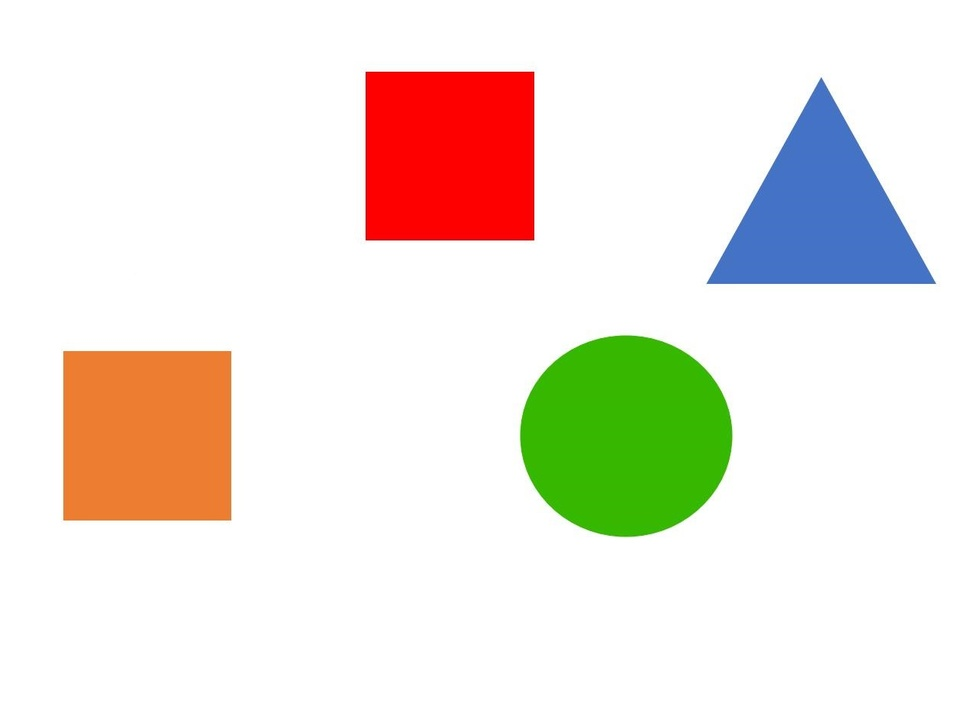
#> input picture TASK 2/Image1.jpg, 977 x 722 px, shrunk from 1280 x 946 before the run, given in place of the camera
$ python priyanka_task3.py
#> lines starting #> are read from the running program, lines starting #| are printed output that depends on the picture; after the words box and inside, x2 and y2 are one past the last pixel; in counts of white or black regions, pixels touching at a corner belong together
import cv2
import numpy as np
def nothing(x):
    pass
cap=cv2.VideoCapture(0)
cv2.namedWindow("Tracking")
cv2.createTrackbar("LH","Tracking",0,255,nothing)
#> slider 'LH' is set to 51
cv2.createTrackbar("LS","Tracking",0,255,nothing)
#> slider 'LS' is set to 51
cv2.createTrackbar("LV","Tracking",0,255,nothing)
#> slider 'LV' is set to 51
cv2.createTrackbar("UH","Tracking",255,255,nothing)
cv2.createTrackbar("US","Tracking",255,255,nothing)
cv2.createTrackbar("UV","Tracking",255,255,nothing)
while(1):
    ret,frame=cap.read()
#> frame is the input picture: shape (722, 977, 3); mean B, G, R 222.3, 231.2, 238.2
    cv2.imshow("video",frame)
    hsv=cv2.cvtColor(frame,cv2.COLOR_BGR2HSV)
#> hsv: shape (722, 977, 3); mean H, S, V 9.2, 36.1, 248.6
    lh=cv2.getTrackbarPos("LH","Tracking")
    ls=cv2.getTrackbarPos("LS","Tracking")
    lv=cv2.getTrackbarPos("LV","Tracking")
    uh=cv2.getTrackbarPos("UH","Tracking")
    us=cv2.getTrackbarPos("US","Tracking")
    uv=cv2.getTrackbarPos("UV","Tracking")
    lb=np.array([lh,ls,lv])
    ub=np.array([uh,us,uv])
    mask=cv2.inRange(hsv,lb,ub)
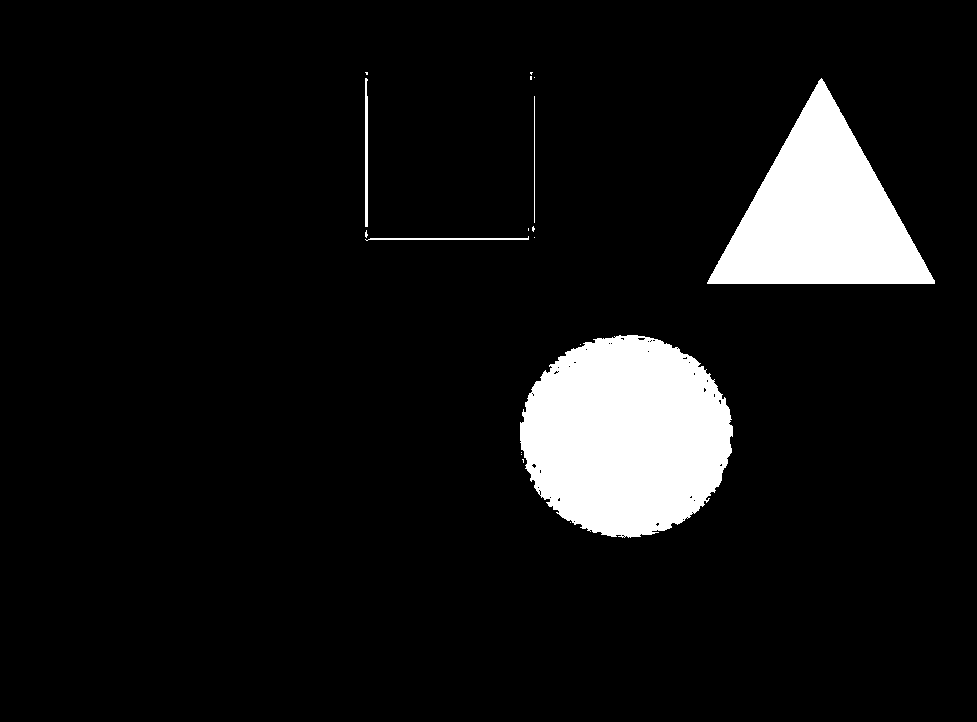
#> mask: shape (722, 977); 8.2% white; 18 white regions (13 under 20 px), largest, box (x1, y1, x2, y2) and area: (520, 335, 733, 538) 33215, (707, 78, 935, 284) 23888, (365, 78, 368, 227) 431, (365, 236, 529, 241) 325, (534, 96, 535, 223) 127
    res=cv2.bitwise_and(frame,frame,mask=mask)
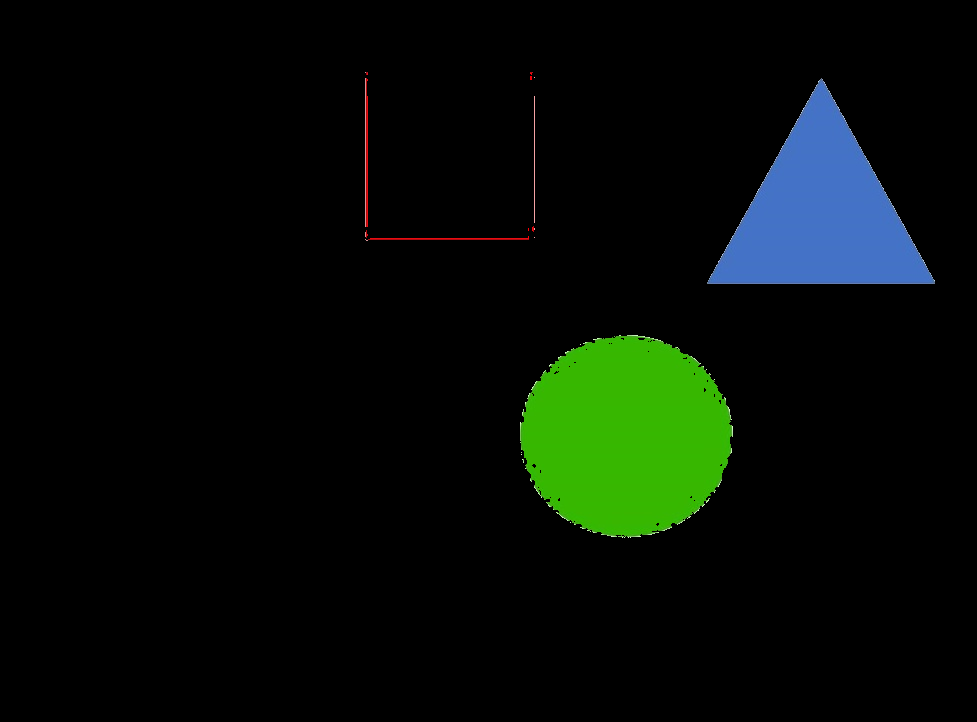
#> res: shape (722, 977, 3); mean B, G, R 6.9, 12.6, 5.3
    cv2.imshow("mask",mask)
    cv2.imshow("res",res)
    key=cv2.waitKey(1)
#> (key Esc is pressed here)
    if key == 27:
         break
cap.release()
cv2.destroyAllWindows()

$ run again, on TASK 2/Image2.png
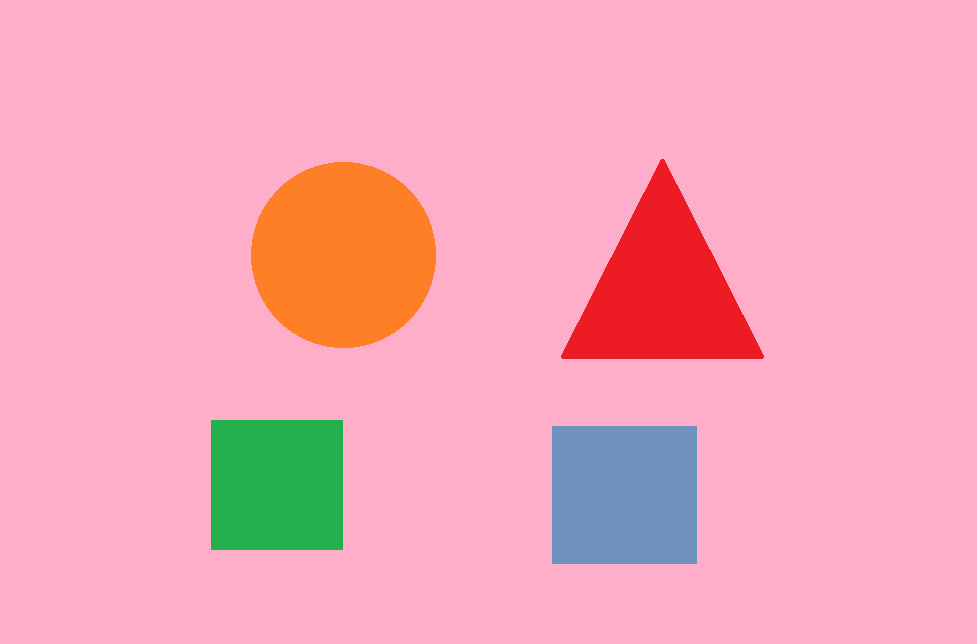
#> input picture TASK 2/Image2.png, 977 x 644 px, given in place of the camera
#> frame is the input picture: shape (644, 977, 3); mean B, G, R 184.8, 166.3, 243.8
#> hsv: shape (644, 977, 3); mean H, S, V 158.8, 95.8, 250.2
#> `mask=cv2.inRange(hsv,lb,ub)`:
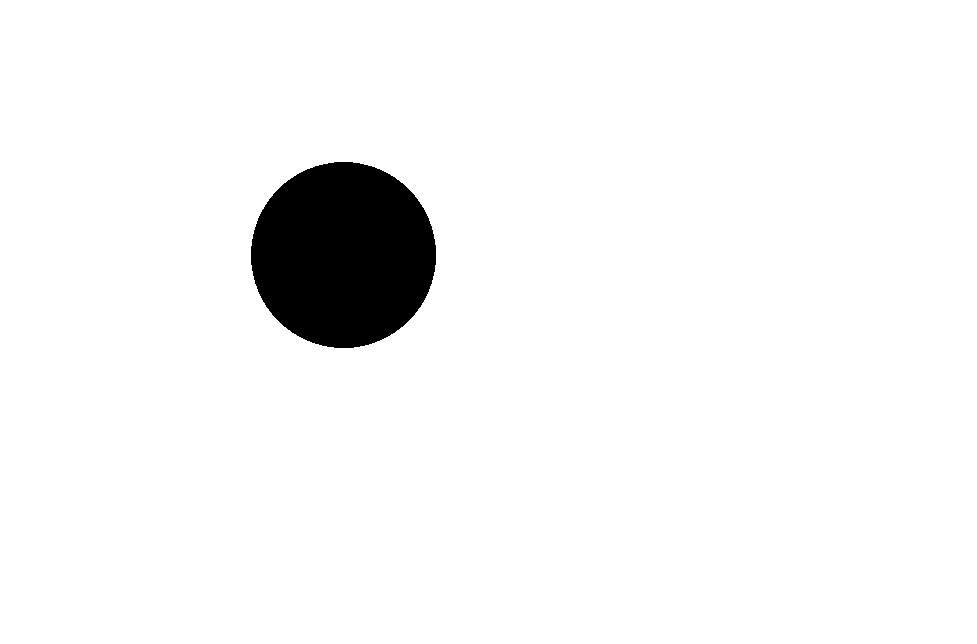
#> mask: shape (644, 977); 95.7% white; 1 black region, box (x1, y1, x2, y2) and area: (251, 162, 436, 348) 27010
#> `res=cv2.bitwise_and(frame,frame,mask=mask)`:
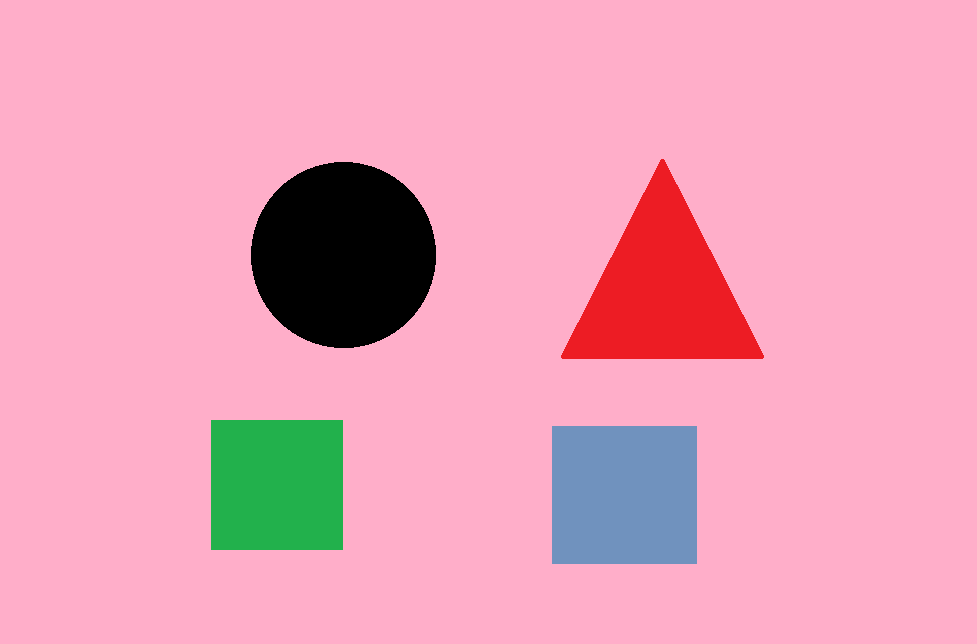
#> res: shape (644, 977, 3); mean B, G, R 183.1, 160.9, 232.9
